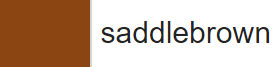
#> input picture saddlebrown.png, 276 x 67 px
$ python shade.py
#> lines starting #> are read from the running program, lines starting #| are printed output that depends on the picture; after the words box and inside, x2 and y2 are one past the last pixel; in counts of white or black regions, pixels touching at a corner belong together
import cv2
import numpy as np
import matplotlib.pyplot as plt


def get_Color_Name(R,G,B):
    minimum = 10000
    csv = pd.read_csv("colors.csv")

    for i in range(len(csv)):
        print(csv["R"][i])
        d = abs(R- int(csv["R"][i])) + abs(G-int(csv["G"][i]))+ abs(B- int(csv["B"][i]))
        if(d<=minimum):
            minimum = d
            cname = csv.loc[i,"Name"]
    return cname
min_HSV = np.array([0, 58, 30], dtype = "uint8")
max_HSV = np.array([33, 255, 255], dtype = "uint8")
# Get pointer to video frames from primary device
image = cv2.imread("saddlebrown.png")
#> image is the input picture: shape (67, 276, 3); mean B, G, R 164.7, 181, 203.9
imageHSV = cv2.cvtColor(image, cv2.COLOR_BGR2HSV)
#> imageHSV: shape (67, 276, 3); mean H, S, V 8.3, 79.6, 206.5
skinRegionHSV = cv2.inRange(imageHSV, min_HSV, max_HSV)
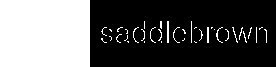
#> skinRegionHSV: shape (67, 276); 35.2% white; 38 white regions (29 under 20 px), largest, box (x1, y1, x2, y2) and area: (0, 0, 90, 67) 6030, (167, 21, 169, 43) 44, (207, 27, 209, 43) 32

skinHSV = cv2.bitwise_and(image, image, mask = skinRegionHSV)
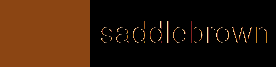
#> skinHSV: shape (67, 276, 3); mean B, G, R 8.2, 25.6, 49.8

cv2.imwrite("snek.jpg", np.hstack([image, skinHSV]))
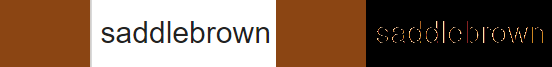
#> saved as snek.jpg: shape (67, 552, 3); mean B, G, R 86.4, 103.3, 126.9

import cv2
import numpy as np
import pandas as pd

img = cv2.imread("snek.jpg")
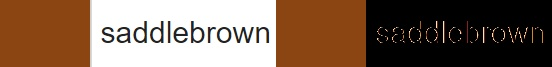
#> img: shape (67, 552, 3); mean B, G, R 86.4, 103.4, 126.7
b,g,r = img[20,30]
#> b = 18; g = 69; r = 139
b = int(b)
g = int(g)
r = int(r)
#> (the run stopped early here; a loop or call above may not have finished)
